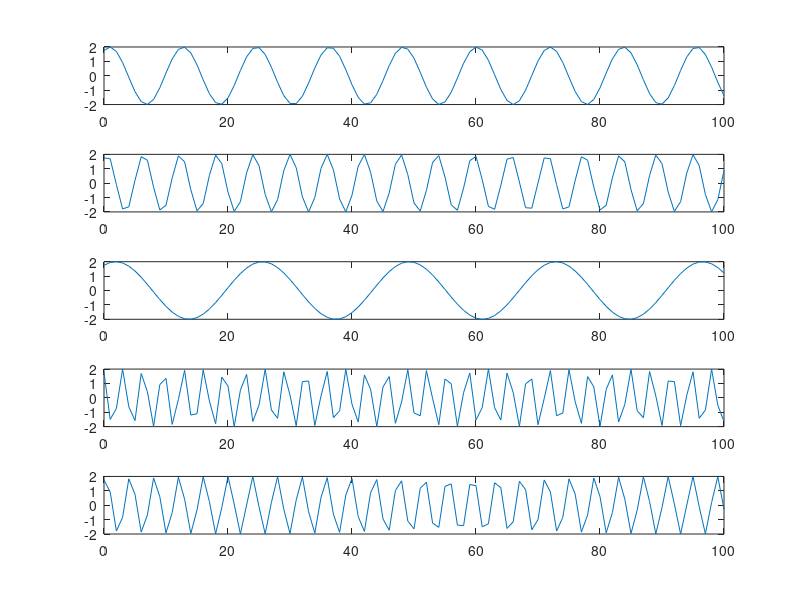

This figure's MATLAB source:
clc
clear all
t=0:100;
f=100
x=2*cos(f*t+1/2)
subplot(5,1,1)
plot(t,x)
a=2;
t1=a*t
x=2*cos(f*t1+1/2)
subplot(5,1,2)
plot(t1/a,x)
a1=1/2;
t2=a1*t
x=2*cos(f*t2+1/2)
subplot(5,1,3)
plot(t2/a1,x)
a2=1/3;
t3=a2*t
x=2*cos(f*t3+1/2)
subplot(5,1,4)
plot(t3/a2,x)
a3=3;
t4=a3*t
x=2*cos(f*t4+1/2)
subplot(5,1,5)
plot(t4/a3,x)